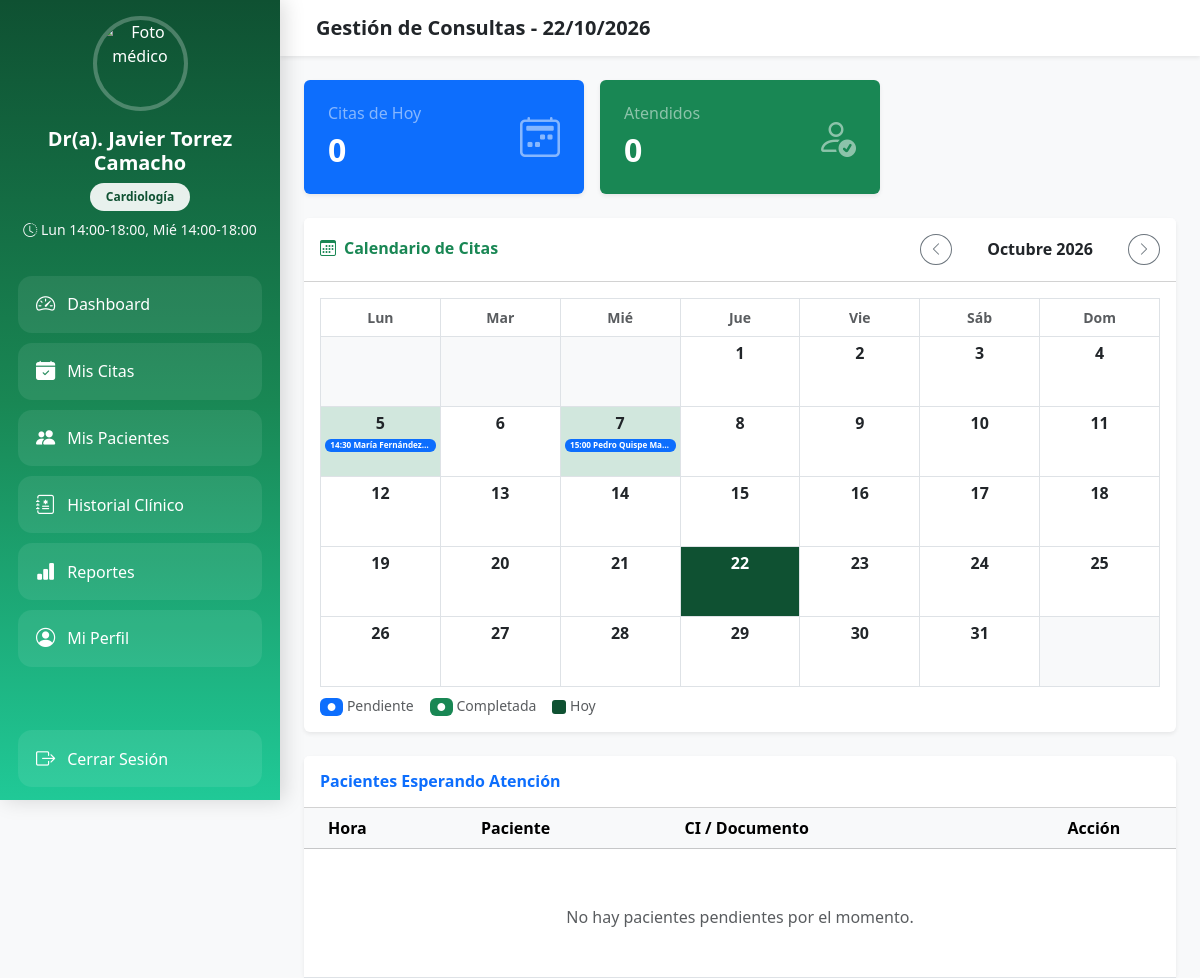
The page /index.php?controller=medico (signed in) on the database as committed earlier.
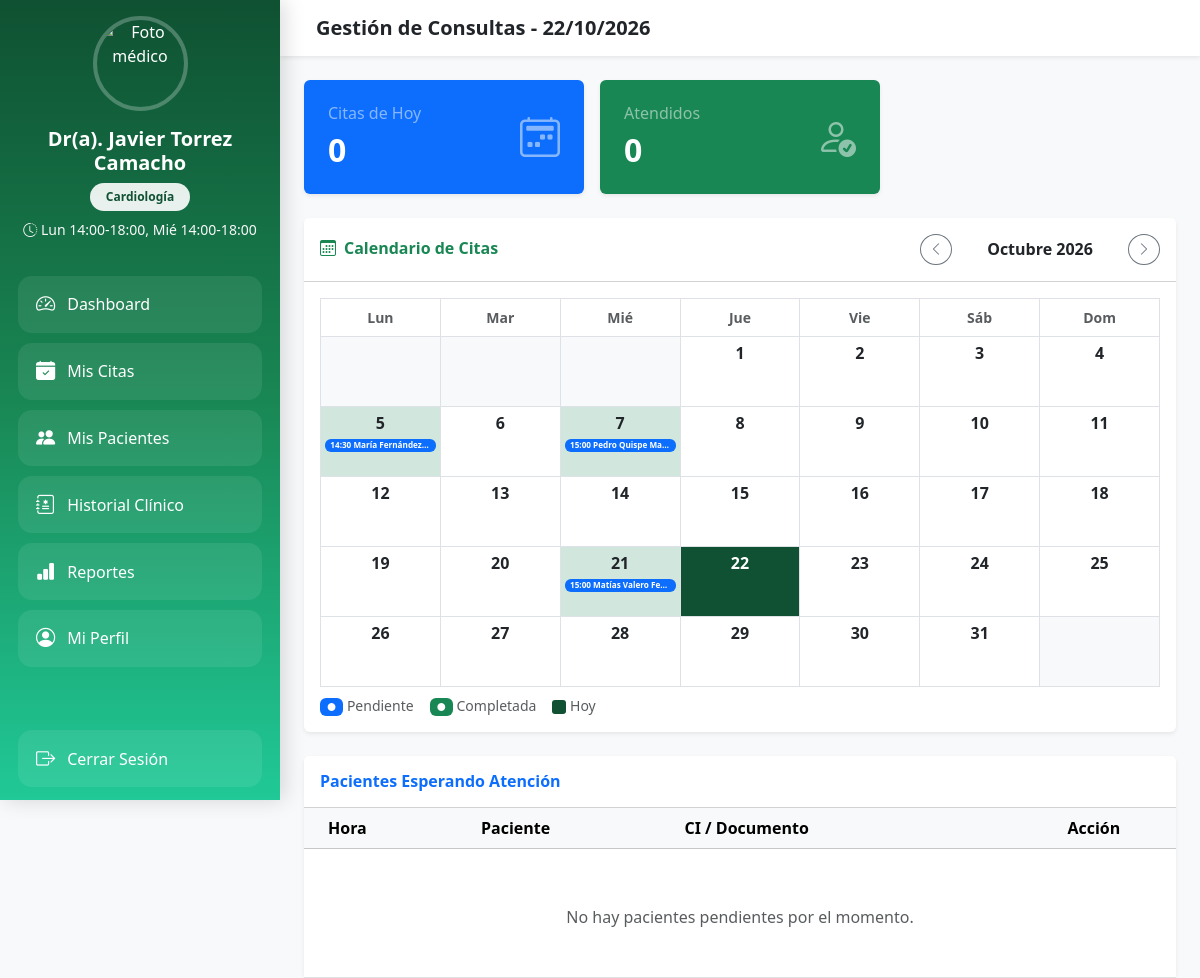
The same page on the database as committed later.
### tables this page shows
CREATE TABLE `cita` (
  `id` int(10) UNSIGNED NOT NULL,
  `paciente_id` int(10) UNSIGNED NOT NULL,
  `medico_id` int(10) UNSIGNED NOT NULL,
  `recepcionista_id` int(10) UNSIGNED DEFAULT NULL,
  `estado_cita_id` tinyint(3) UNSIGNED NOT NULL DEFAULT 1,
  `fecha` date NOT NULL,
  `hora` time NOT NULL,
  `motivo` varchar(255) DEFAULT NULL,
  `creado_en` timestamp NOT NULL DEFAULT current_timestamp()
);

CREATE TABLE `usuario` (
  `id` int(10) UNSIGNED NOT NULL,
  `rol_id` tinyint(3) UNSIGNED NOT NULL,
  `ci` varchar(20) NOT NULL,
  `nombre` varchar(80) NOT NULL,
  `apellido` varchar(80) NOT NULL,
  `correo` varchar(120) DEFAULT NULL,
  `clave` varchar(255) DEFAULT NULL,
  `telefono` varchar(20) DEFAULT NULL,
  `fecha_nac` date DEFAULT NULL,
  `direccion` varchar(200) DEFAULT NULL,
  `foto` varchar(255) DEFAULT NULL,
  `estado` tinyint(1) NOT NULL DEFAULT 1,
  `creado_en` timestamp NOT NULL DEFAULT current_timestamp()
);

### controllers/MedicoController.php (called while the page is built, shortened)
<?php
require_once __DIR__ . '/../models/CitaModel.php';
require_once __DIR__ . '/../models/MedicoModel.php';
class MedicoController {
    public static function index() {
        $uid        = $_SESSION['usuario_id'];
        $medico     = MedicoModel::findByUsuarioId($uid);
        $medicoId   = $medico['medico_id'];
        $contadores  = CitaModel::contadoresHoy($medicoId);
        $cal_anio    = isset($_GET['cal_anio']) ? (int)$_GET['cal_anio'] : (int)date('Y');
        $cal_mes     = isset($_GET['cal_mes'])  ? (int)$_GET['cal_mes']  : (int)date('m');
        $citas_mes   = CitaModel::citasMesMedico($medicoId, $cal_anio, $cal_mes);
        $citas_por_dia = [];
        foreach ($citas_mes as $c) {
            $dia = (int)date('j', strtotime($c['fecha']));
            $citas_por_dia[$dia][] = $c;
        }
        require_once __DIR__ . '/../views/medico/index.php';
    }
}
?>

### public/index.php (called while the page is built, shortened)
<?php
$action     = $_GET['action']     ?? 'index';
$ctrl = new $controllerClass();
$ctrl->$action();

### models/MedicoModel.php (called while the page is built, shortened)
<?php
class MedicoModel {
    public static function findByUsuarioId($usuarioId) {
        $conexion = conexion::conectar();
        $sql  = "SELECT * FROM vw_medico_perfil WHERE id = :usuario_id LIMIT 1";
        $stmt = $conexion->prepare($sql);
        $stmt->bindParam(':usuario_id', $usuarioId);
        $stmt->execute();
        return $stmt->fetch(PDO::FETCH_ASSOC);
    }
}
?>

### models/CitaModel.php (called while the page is built, shortened)
<?php
class CitaModel {
    public static function contadoresHoy($medicoId) {
        $conexion = conexion::conectar();
        $s1 = $conexion->prepare(
            "SELECT COUNT(*) FROM cita c
             JOIN estado_cita ec ON ec.id = c.estado_cita_id
             WHERE c.medico_id = :id AND c.fecha = CURDATE() AND ec.nombre <> 'cancelada'"
        );
        $s1->bindParam(':id', $medicoId);
        $s1->execute();
        $s2 = $conexion->prepare(
            "SELECT COUNT(*) FROM cita c
             JOIN estado_cita ec ON ec.id = c.estado_cita_id
             WHERE c.medico_id = :id AND c.fecha = CURDATE() AND ec.nombre = 'completada'"
        );
        $s2->bindParam(':id', $medicoId);
        $s2->execute();
        return [
            'total_programado'    => $s1->fetchColumn(),
            'pacientes_atendidos' => $s2->fetchColumn(),
        ];
    }
    public static function citasMesMedico($medicoId, $anio = null, $mes = null) {
        $conexion = conexion::conectar();
        $anio = $anio ?? date('Y');
        $mes  = $mes  ?? date('m');
        $sql  = "SELECT c.id, c.fecha, c.hora, ec.nombre AS estado, c.motivo,
                        u.nombre, u.apellido
                 FROM cita c
                 JOIN usuario u      ON c.paciente_id = u.id
                 JOIN estado_cita ec ON ec.id = c.estado_cita_id
                 WHERE c.medico_id = :medico_id
                   AND YEAR(c.fecha)  = :anio
                   AND MONTH(c.fecha) = :mes
                   AND ec.nombre <> 'cancelada'
                 ORDER BY c.fecha ASC, c.hora ASC";
        $stmt = $conexion->prepare($sql);
        $stmt->bindParam(':medico_id', $medicoId);
        $stmt->bindParam(':anio',      $anio, PDO::PARAM_INT);
        $stmt->bindParam(':mes',       $mes,  PDO::PARAM_INT);
        $stmt->execute();
        return $stmt->fetchAll(PDO::FETCH_ASSOC);
    }
}
?>

### views/medico/index.php (the view, shortened to what the changed rows need)
<!DOCTYPE html>
<html lang="es">
<head>
    <link href="https://cdn.jsdelivr.net/npm/bootstrap@5.3.3/dist/css/bootstrap.min.css" rel="stylesheet">
    <link rel="stylesheet" href="https://cdn.jsdelivr.net/npm/bootstrap-icons@1.11.3/font/bootstrap-icons.min.css">
<link rel="stylesheet" href="../assets/css/syles_medico.css">
</head>
<body class="bg-light">
<div class="d-flex">
    <main class="main-content flex-grow-1">
        <div class="container-fluid px-4">
            <div class="row g-3 mb-4">
                <div class="col-md-4">
                    <div class="card bg-primary text-white border-0 shadow-sm">
                        <div class="card-body p-4">
                            <div class="d-flex justify-content-between align-items-center">
                                <div>
                                    <h2 class="fw-bold mb-0"><?= $contadores['total_programado'] ?? 0 ?></h2>
                                </div>
                            </div>
                        </div>
                    </div>
                </div>
                <div class="col-md-4">
                    <div class="card bg-success text-white border-0 shadow-sm">
                        <div class="card-body p-4">
                            <div class="d-flex justify-content-between align-items-center">
                                <div>
                                    <h2 class="fw-bold mb-0"><?= $contadores['pacientes_atendidos'] ?? 0 ?></h2>
                                </div>
                            </div>
                        </div>
                    </div>
                </div>
            </div>
            <div class="card border-0 shadow-sm mb-4">
                <div class="card-body p-3">
                    <?php
                        $primer_dia    = mktime(0,0,0,$cal_mes,1,$cal_anio);
                        $dias_en_mes   = (int)date('t', $primer_dia);
                        $inicio_sem    = ((int)date('w', $primer_dia) + 6) % 7;
                        $hoy_d         = (int)date('d');
                        $hoy_m         = (int)date('m');
                        $hoy_a         = (int)date('Y');
                    ?>
                    <table class="table table-bordered mb-0 text-center" style="table-layout:fixed;">
                        <thead>
                            <tr>
                                <?php foreach(['Lun','Mar','Mié','Jue','Vie','Sáb','Dom'] as $d): ?>
                                    <th class="text-muted fw-semibold small py-2"><?= $d ?></th>
                                <?php endforeach; ?>
                            </tr>
                        </thead>
                        <tbody>
                        <?php
                            $celda = 0;
                            $dia   = 1;
                            echo '<tr>';
                            for ($i = 0; $i < $inicio_sem; $i++) {
                                echo '<td class="bg-light text-muted" style="height:70px;"></td>';
                                $celda++;
                            }
                            while ($dia <= $dias_en_mes) {
                                $es_hoy   = ($dia == $hoy_d && $cal_mes == $hoy_m && $cal_anio == $hoy_a);
                                $tiene    = isset($citas_por_dia[$dia]);
                                $bg   = $es_hoy   ? 'background:#0f5132;color:white;'
                                      : ($tiene   ? 'background:#d1e7dd;'
                                                  : '');
                                $cls  = 'align-top p-1';
                                echo "<td class=\"$cls\" style=\"height:70px;$bg\">";
                                echo "<div class='fw-bold " . ($es_hoy ? 'text-white' : 'text-dark') . " mb-1'>" . $dia . "</div>";
                                if ($tiene) {
                                    foreach ($citas_por_dia[$dia] as $cita) {
                                        $hora  = date("H:i", strtotime($cita['hora']));
                                        $nomb  = htmlspecialchars($cita['nombre'] . ' ' . $cita['apellido']);
                                        $badge = $cita['estado'] === 'completada' ? 'bg-success' : 'bg-primary';
                                        echo "<a href='index.php?controller=medico&action=atenderCita&id={$cita['id']}'
                                                 class='d-block text-decoration-none mb-1'
                                                 title='$nomb · $hora'
                                                 style='font-size:0.68rem;'>
                                                <span class='badge $badge w-100 text-truncate'>$hora $nomb</span>
                                              </a>";
                                    }
                                }
                                echo '</td>';
                                $celda++;
                                if ($celda % 7 === 0 && $dia < $dias_en_mes) {
                                    echo '</tr><tr>';
                                }
                                $dia++;
                            }
                            while ($celda % 7 !== 0) {
                                echo '<td class="bg-light" style="height:70px;"></td>';
                                $celda++;
                            }
                            echo '</tr>';
                        ?>
                        </tbody>
                    </table>
                </div>
            </div>
            <div class="card border-0 shadow-sm">
                <div class="table-responsive">
                    <table class="table table-hover align-middle mb-0">
                        <thead class="table-light">
                            <tr>
                                <th class="ps-4">Hora</th>
                                <th>Paciente</th>
                                <th>CI / Documento</th>
                                <th class="text-center">Acción</th>
                            </tr>
                        </thead>
                    </table>
                </div>
            </div>
        </div>
    </div>
</body>
</html>

Rows that differ between the two databases and show on the page:
added cita: hora "15:00", usuario.nombre+apellido "Matías Valero Fe…"
